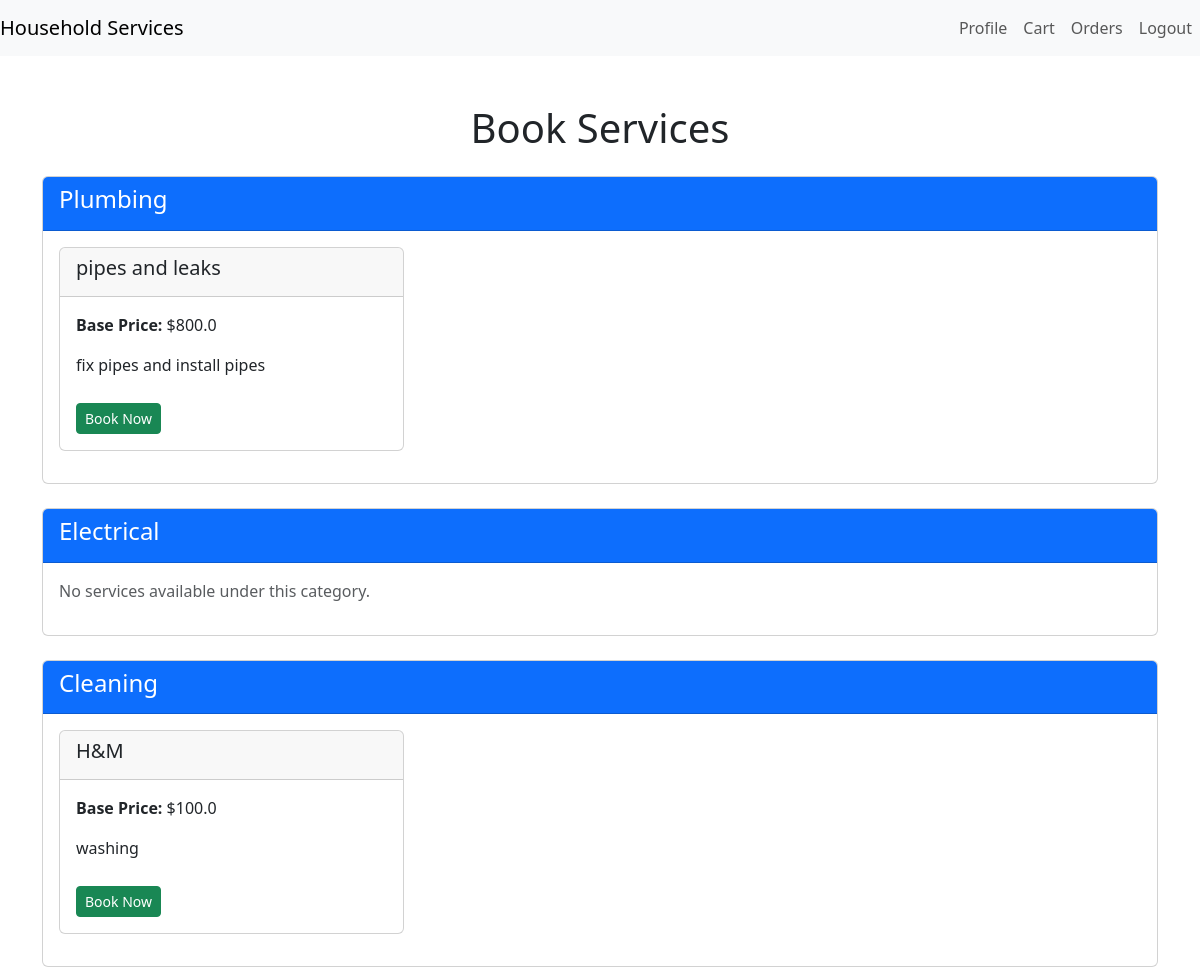
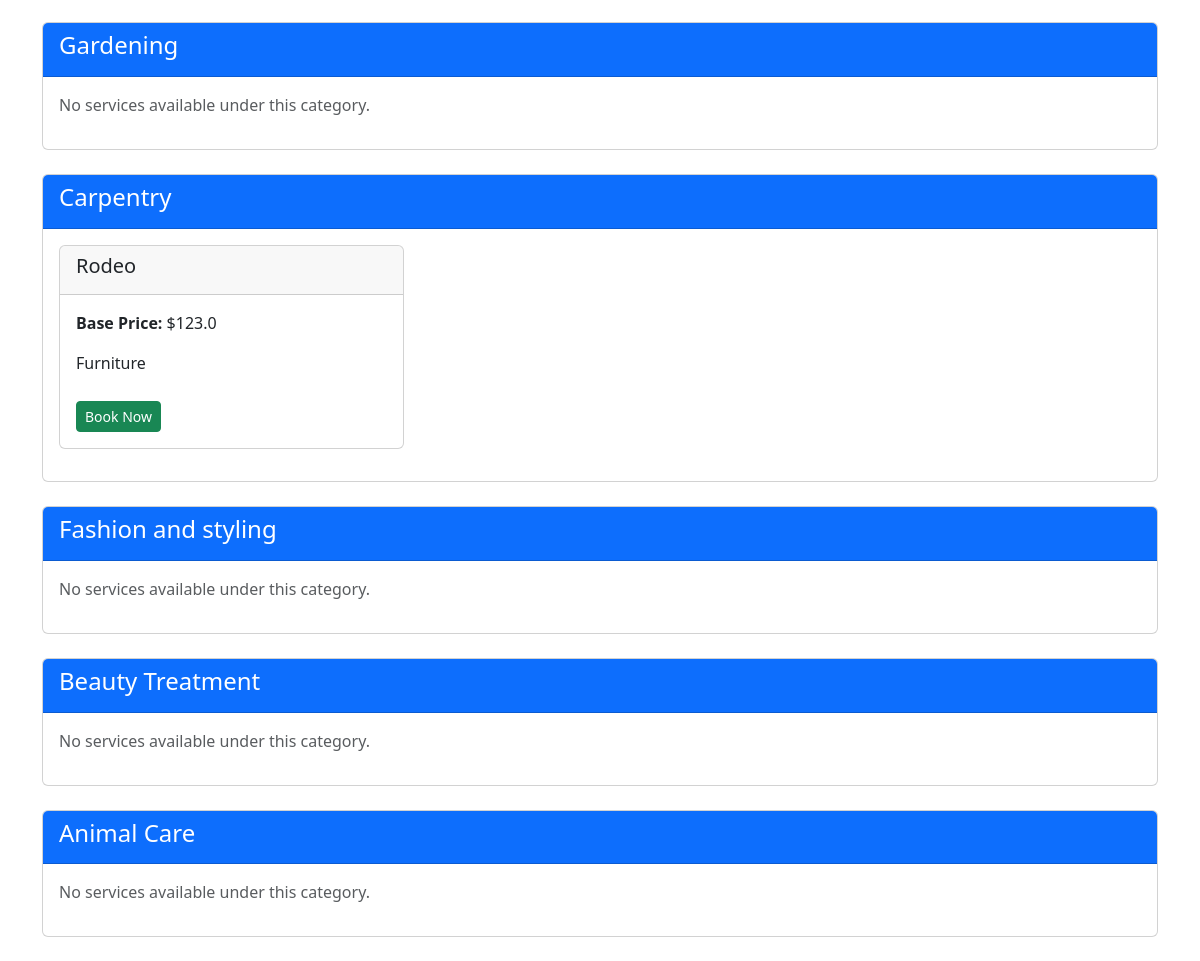
Page /book-services (signed in) on the committed database (2 pictures, top to bottom).
### models.py (models this page shows)
class Category(db.Model):
    id = db.Column(db.Integer, primary_key=True)
    name = db.Column(db.String(32), nullable=False)

class Service(db.Model):
    id = db.Column(db.Integer, primary_key=True)
    base_price = db.Column(db.Float, nullable=False)
    name = db.Column(db.String(64), nullable=False)
    description = db.Column(db.String(32), nullable=False)
    time_required = db.Column(db.String(32), nullable=True)
    category_id = db.Column(db.Integer, db.ForeignKey('category.id'), nullable=True)
    category = db.relationship('Category', backref='services')
    ratings = db.Column(db.Integer, nullable=True)

### routes.py (the view)
@app.route('/book-services', methods=['GET', 'POST'])
def book_services():
    if request.method == 'POST':
        service_id = request.form.get('service_id')
        flash("Service booked successfully!", "success")
        return redirect(url_for('book_services'))
    categories = Category.query.all()  # Assuming a `Category` model
    user = Customer.query.get(session['user_id'])
    print(categories)
    return render_template('book_services.html',user = user, categories=categories)

### templates/book_services.html (shortened to what this page needs)
{% extends 'layout.html' %}
{% block content %}
<div class="container mt-5">
    <h1 class="text-center mb-4">Book Services</h1>
    {% for category in categories %}
    <div class="card mb-4">
        <div class="card-header bg-primary text-white">
            <h4>{{ category.name }}</h4>
        </div>
        <div class="card-body">
            {% if category.services %}
            <div class="row">
                {% for service in category.services %}
                <div class="col-md-4 mb-3">
                    <div class="card">
                        <div class="card-header">
                            <h5>{{ service.name }}</h5>
                        </div>
                        <div class="card-body">
                            <p><strong>Base Price:</strong> ${{ service.base_price }}</p>
                            <p>{{ service.description }}</p>
                            <form method="POST" action="{{ url_for('book_services') }}">
                                <button type="submit" class="btn btn-success btn-sm">Book Now</button>
                            </form>
                        </div>
                    </div>
                </div>
                {% endfor %}
            </div>
            {% else %}
            <p class="text-muted">No services available under this category.</p>
            {% endif %}
        </div>
    </div>
    {% endfor %}
</div>
{% endblock %}

### templates/book_services.html (style rules this page uses)
.card-header { font-weight: bold; }
.btn-sm { margin-top: 10px; }

### rows in the picture
Category: name "Plumbing"
Service: name "pipes and leaks", base_price "800.0", description "fix pipes and install pipes"
Category: name "Electrical", shows "No services available under this category."
Category: name "Cleaning"
Service: name "H&M", base_price "100.0", description "washing"
Category: name "Gardening", shows "No services available under this category."
Category: name "Carpentry"
Service: name "Rodeo", base_price "123.0", description "Furniture"
Category: name "Fashion and styling", shows "No services available under this category."
Category: name "Beauty Treatment", shows "No services available under this category."
Category: name "Animal Care", shows "No services available under this category."
